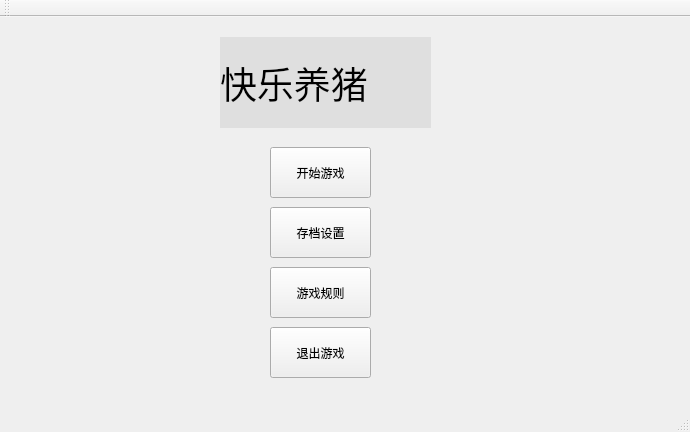
<?xml version="1.0" encoding="UTF-8"?>
<ui version="4.0">
 <class>MainWindow</class>
 <widget class="QMainWindow" name="MainWindow">
  <property name="geometry">
   <rect>
    <x>0</x>
    <y>0</y>
    <width>690</width>
    <height>432</height>
   </rect>
  </property>
  <property name="windowTitle">
   <string>MainWindow</string>
  </property>
  <widget class="QWidget" name="centralWidget">
   <widget class="QLabel" name="lab_title">
    <property name="geometry">
     <rect>
      <x>220</x>
      <y>20</y>
      <width>211</width>
      <height>91</height>
     </rect>
    </property>
    <property name="font">
     <font>
      <family>黑体</family>
      <pointsize>28</pointsize>
      <weight>50</weight>
      <italic>false</italic>
      <bold>false</bold>
     </font>
    </property>
    <property name="styleSheet">
     <string notr="true">background-color: rgb(223, 223, 223);</string>
    </property>
    <property name="text">
     <string>快乐养猪</string>
    </property>
   </widget>
   <widget class="QPushButton" name="btn_start">
    <property name="geometry">
     <rect>
      <x>270</x>
      <y>130</y>
      <width>101</width>
      <height>51</height>
     </rect>
    </property>
    <property name="text">
     <string>开始游戏</string>
    </property>
   </widget>
   <widget class="QPushButton" name="btn_load">
    <property name="geometry">
     <rect>
      <x>270</x>
      <y>190</y>
      <width>101</width>
      <height>51</height>
     </rect>
    </property>
    <property name="text">
     <string>存档设置</string>
    </property>
   </widget>
   <widget class="QPushButton" name="btn_rule">
    <property name="geometry">
     <rect>
      <x>270</x>
      <y>250</y>
      <width>101</width>
      <height>51</height>
     </rect>
    </property>
    <property name="text">
     <string>游戏规则</string>
    </property>
   </widget>
   <widget class="QPushButton" name="btn_exit">
    <property name="geometry">
     <rect>
      <x>270</x>
      <y>310</y>
      <width>101</width>
      <height>51</height>
     </rect>
    </property>
    <property name="text">
     <string>退出游戏</string>
    </property>
   </widget>
  </widget>
  <widget class="QMenuBar" name="menuBar">
   <property name="geometry">
    <rect>
     <x>0</x>
     <y>0</y>
     <width>690</width>
     <height>26</height>
    </rect>
   </property>
  </widget>
  <widget class="QToolBar" name="mainToolBar">
   <attribute name="toolBarArea">
    <enum>TopToolBarArea</enum>
   </attribute>
   <attribute name="toolBarBreak">
    <bool>false</bool>
   </attribute>
  </widget>
  <widget class="QStatusBar" name="statusBar"/>
 </widget>
 <layoutdefault spacing="6" margin="11"/>
 <resources/>
 <connections/>
</ui>
